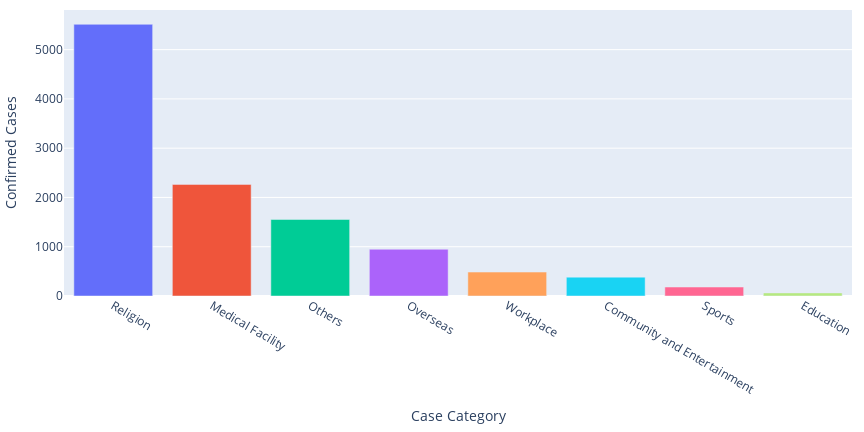

Notebook code for this chart:
### Markdown cell above
Case category bar chart:

### Code cell
# | label: fig-case-type
# | fig-cap: Comparison of different case categories. The cases have been categorized based manually selected keywords by location of the case or related institution.
cases_summed_by_type = case_filled.groupby("type")["confirmed"].sum().reset_index()
cases_summed_by_type = cases_summed_by_type.sort_values("confirmed", ascending=False)
fig_case_type = px.bar(
    cases_summed_by_type,
    x="type",
    y="confirmed",
    color='type',
    width=base_fig_wid * dpi,
    height=base_fig_wid / 2 * dpi,
    labels={"confirmed": "Confirmed Cases", "type": "Case Category"},
)
fig_case_type.update_layout(margin=dict(l=10, r=10, t=10, b=10),showlegend=False)
fig_case_type.show()

### Figure 1 — Plotly figure (JSON) as saved in the notebook; plotly's stock layout.template omitted (floating-point values rounded to 4 significant figures)
{"data": [{"alignmentgroup": "True", "hovertemplate": "Case Category=%{x}<br>Confirmed Cases=%{y}<extra></extra>", "legendgroup": "Religion", "marker": {"color": "#636efa", "pattern": {"shape": ""}}, "name": "Religion", "offsetgroup": "Religion", "orientation": "v", "showlegend": true, "textposition": "auto", "type": "bar", "x": ["Religion"], "xaxis": "x", "y": [5514], "yaxis": "y"}, {"alignmentgroup": "True", "hovertemplate": "Case Category=%{x}<br>Confirmed Cases=%{y}<extra></extra>", "legendgroup": "Medical Facility", "marker": {"color": "#EF553B", "pattern": {"shape": ""}}, "name": "Medical Facility", "offsetgroup": "Medical Facility", "orientation": "v", "showlegend": true, "textposition": "auto", "type": "bar", "x": ["Medical Facility"], "xaxis": "x", "y": [2265], "yaxis": "y"}, {"alignmentgroup": "True", "hovertemplate": "Case Category=%{x}<br>Confirmed Cases=%{y}<extra></extra>", "legendgroup": "Others", "marker": {"color": "#00cc96", "pattern": {"shape": ""}}, "name": "Others", "offsetgroup": "Others", "orientation": "v", "showlegend": true, "textposition": "auto", "type": "bar", "x": ["Others"], "xaxis": "x", "y": [1553], "yaxis": "y"}, {"alignmentgroup": "True", "hovertemplate": "Case Category=%{x}<br>Confirmed Cases=%{y}<extra></extra>", "legendgroup": "Overseas", "marker": {"color": "#ab63fa", "pattern": {"shape": ""}}, "name": "Overseas", "offsetgroup": "Overseas", "orientation": "v", "showlegend": true, "textposition": "auto", "type": "bar", "x": ["Overseas"], "xaxis": "x", "y": [949], "yaxis": "y"}, {"alignmentgroup": "True", "hovertemplate": "Case Category=%{x}<br>Confirmed Cases=%{y}<extra></extra>", "legendgroup": "Workplace", "marker": {"color": "#FFA15A", "pattern": {"shape": ""}}, "name": "Workplace", "offsetgroup": "Workplace", "orientation": "v", "showlegend": true, "textposition": "auto", "type": "bar", "x": ["Workplace"], "xaxis": "x", "y": [486], "yaxis": "y"}, {"alignmentgroup": "True", "hovertemplate": "Case Category=%{x}<br>Confirmed Cases=%{y}<extra></extra>", "legendgroup": "Community and Entertainment", "marker": {"color": "#19d3f3", "pattern": {"shape": ""}}, "name": "Community and Entertainment", "offsetgroup": "Community and Entertainment", "orientation": "v", "showlegend": true, "textposition": "auto", "type": "bar", "x": ["Community and Entertainment"], "xaxis": "x", "y": [383], "yaxis": "y"}, {"alignmentgroup": "True", "hovertemplate": "Case Category=%{x}<br>Confirmed Cases=%{y}<extra></extra>", "legendgroup": "Sports", "marker": {"color": "#FF6692", "pattern": {"shape": ""}}, "name": "Sports", "offsetgroup": "Sports", "orientation": "v", "showlegend": true, "textposition": "auto", "type": "bar", "x": ["Sports"], "xaxis": "x", "y": [182], "yaxis": "y"}, {"alignmentgroup": "True", "hovertemplate": "Case Category=%{x}<br>Confirmed Cases=%{y}<extra></extra>", "legendgroup": "Education", "marker": {"color": "#B6E880", "pattern": {"shape": ""}}, "name": "Education", "offsetgroup": "Education", "orientation": "v", "showlegend": true, "textposition": "auto", "type": "bar", "x": ["Education"], "xaxis": "x", "y": [63], "yaxis": "y"}], "layout": {"barmode": "relative", "height": 432, "legend": {"title": {"text": "Case Category"}, "tracegroupgap": 0}, "margin": {"b": 10, "l": 10, "r": 10, "t": 10}, "showlegend": false, "width": 864, "xaxis": {"anchor": "y", "categoryarray": ["Religion", "Medical Facility", "Others", "Overseas", "Workplace", "Community and Entertainment", "Sports", "Education"], "categoryorder": "array", "domain": [0, 1], "title": {"text": "Case Category"}}, "yaxis": {"anchor": "x", "domain": [0, 1], "title": {"text": "Confirmed Cases"}}}}
